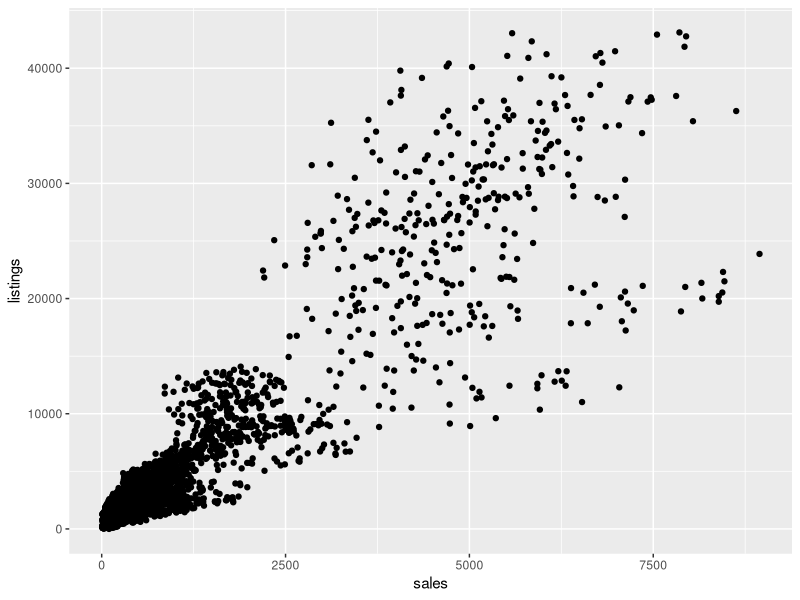

Here is the R script that generated this plot: (Note: this script raises an error after producing the figure.)
## ---- chunk 1
DOCNAME = knitr::current_input()
DOCNAME = gsub(DOCNAME, pattern = ".Rmd", replacement = "", fixed = T)
knitr::opts_chunk$set(autodep        = TRUE,
                      cache          = FALSE,
                      echo           = TRUE,
                      error          = FALSE,
                      fig.align      = "center",
                      fig.path       = paste0("./images/", DOCNAME, "/"),
                      message        = FALSE,
                      warning        = FALSE,
                      eval           = FALSE)
## ---- chunk 2
library(tidyverse)
## ---- chunk 3
ggplot(data = txhousing, aes(x = sales, y = listings)) +
  geom_point()
## ---- chunk 4
knitr::include_graphics("./images/favicon.png")
